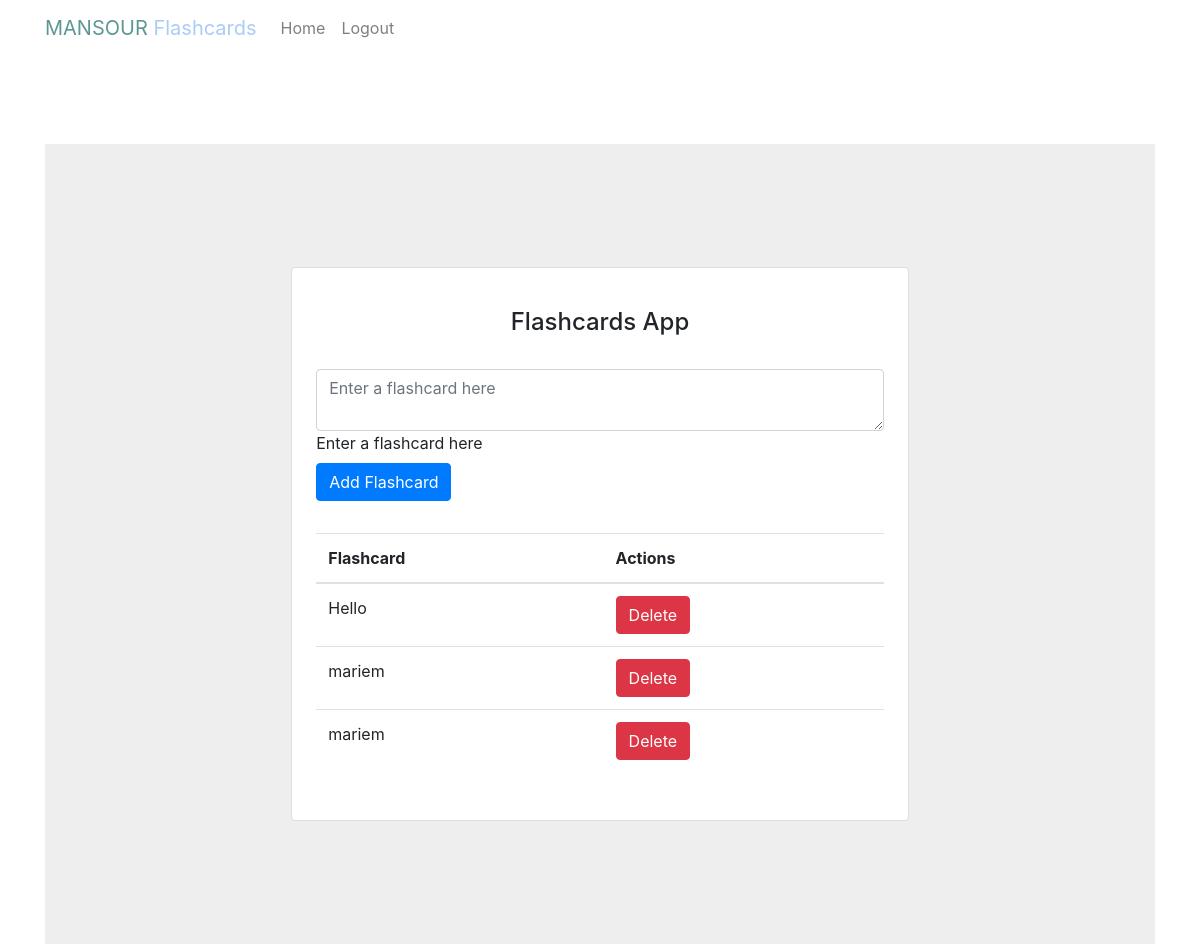
/ (signed in), run on an earlier commit of the app's database.
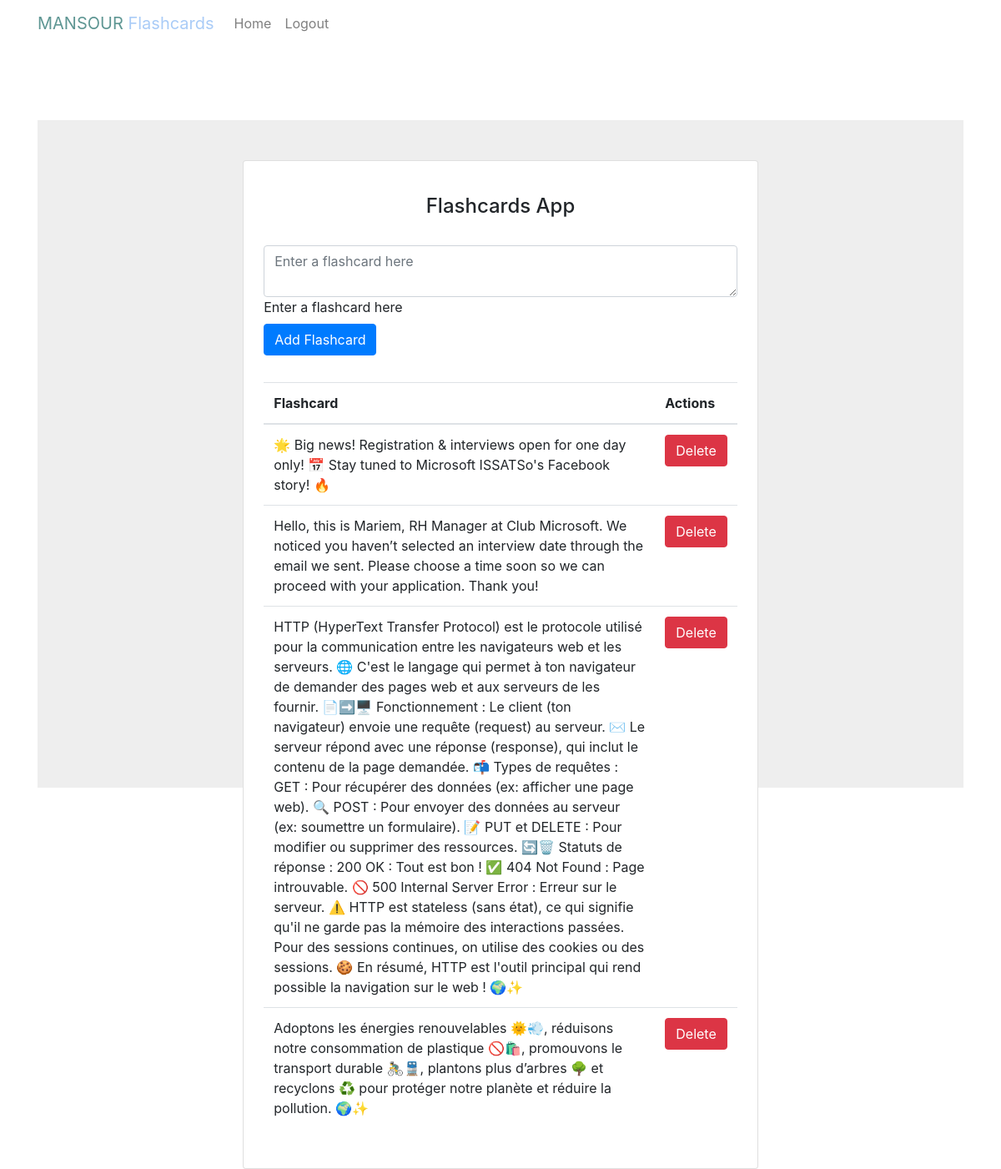
And on a later commit of the database.
### website/models.py (models this page shows)
class Flashcard(db.Model):
    id = db.Column(db.Integer, primary_key=True)
    data = db.Column(db.String(10000))
    date = db.Column(db.DateTime(timezone=True), default=func.now())
    user_id = db.Column(db.Integer, db.ForeignKey('user.id'))

### website/views.py (the view, shortened to what this page needs)
@views.route('/', methods=['GET', 'POST'])
@login_required
def home():
    return render_template("home.html", user=current_user)

### website/__init__.py (called while the page is built)
def create_app():
    app = Flask(__name__)
    app.config['SECRET_KEY'] = 'mariem'
    app.config['SQLALCHEMY_DATABASE_URI'] = f'sqlite:///{DB_NAME}'
    db.init_app(app)
    from .views import views
    from .auth import auth
    app.register_blueprint(views, url_prefix='/')
    app.register_blueprint(auth, url_prefix='/')
    from .models import User, Flashcard
    with app.app_context():
        db.create_all()
    login_manager = LoginManager()
    login_manager.login_view = 'auth.login'
    login_manager.init_app(app)
    @login_manager.user_loader
    def load_user(id):
        return User.query.get(int(id))
    return app

### website/templates/home.html (shortened to what this page needs)
{% extends "base.html" %}
{% block content %}
<section class="vh-100" style="background-color: #eee;">
  <div class="container py-5 h-100">
    <div class="row d-flex justify-content-center align-items-center h-100">
      <div class="col col-lg-9 col-xl-7">
        <div class="card rounded-3">
          <div class="card-body p-4">
            <h4 class="text-center my-3 pb-3">Flashcards App</h4>
            <form method="POST" class="row row-cols-lg-auto g-3 justify-content-center align-items-center mb-4 pb-2">
              <div class="col-12">
                <div data-mdb-input-init class="form-outline">
                  <textarea name="flashcard" id="flashcard" class="form-control" placeholder="Enter a flashcard here"></textarea>
                  <label class="form-label" for="flashcard">Enter a flashcard here</label>
                </div>
              </div>
              <div class="col-12">
                <button type="submit" class="btn btn-primary">Add Flashcard</button>
              </div>
            </form>
            <table class="table mb-4">
              <thead>
                <tr>
                  <th scope="col">Flashcard</th>
                  <th scope="col">Actions</th>
                </tr>
              </thead>
              <tbody>
                {% for  flashcard in user.flashcards %}
                <tr>
                  <td>{{ flashcard.data }}</td>
                  <td>
                    <button type="button" class="btn btn-danger" onClick="deleteFlashcard({{ flashcard.id }})">Delete</button>
                  </td>
                </tr>
                {% endfor %}
              </tbody>
            </table>
          </div>
        </div>
      </div>
    </div>
  </div>
</section>
{% endblock %}

### website/templates/base.html (shortened to what this page needs)
<!DOCTYPE html>
<html lang="en">
  <head>
    <link
      rel="stylesheet"
      href="https://stackpath.bootstrapcdn.com/bootstrap/4.4.1/css/bootstrap.min.css"
    />
    <link
      rel="stylesheet"
      href="https://stackpath.bootstrapcdn.com/font-awesome/4.7.0/css/font-awesome.min.css"
    />
  </head>
  <body>
    <header>
      <nav
        class="navbar navbar-expand-lg navbar-light fixed-top mask-custom shadow-0 navbar-scroll"
      >
        <div class="container">
          <a class="navbar-brand" href="/"
            ><span style="color: #5e9693">MANSOUR</span
            ><span style="color: #aaccf7"> Flashcards</span></a
          >
          <div class="collapse navbar-collapse" id="navbarSupportedContent">
            <ul class="navbar-nav me-auto">
              {% if user.is_authenticated %}
              <li class="nav-item">
                <a class="nav-link" href="/">Home</a>
              </li>
              <li class="nav-item">
                <a class="nav-link" href="/logout">Logout</a>
              </li>
              {% endif %}
            </ul>
          </div>
        </div>
      </nav>
    </header>
    <br />
    <br />
    <div class="container mt-5 pt-5">{% block content %} {% endblock %}</div>
  </body>
</html>

What changed in the data, as far as the page shows it:
removed Flashcard: data "Hello"
removed Flashcard: data "mariem"
removed Flashcard: data "mariem"
added Flashcard: data "🌟 Big news! Registration & interviews open for one day only! 📅 Stay tuned to Microsoft ISSATSo's Facebook story! 🔥"
added Flashcard: data "Hello, this is Mariem, RH Manager at Club Microsoft. We noticed you haven’t selected an interview date through the email we sent. Please choose a time soon so we can proceed with your application. Thank you!"
added Flashcard: data "HTTP (HyperText Transfer Protocol) est le protocole utilisé pour la communication entre les navigateurs web et les serveurs. 🌐 C'est le langage qui permet à ton navigateur de demander des pages web et aux serveurs de les fournir. 📄➡️🖥️ Fonctionnement : Le client (ton navigateur) envoie une requête (request) au serveur. ✉️ Le serveur répond avec une réponse (response), qui inclut le contenu de la page demandée. 📬 Types de requêtes : GET : Pour récupérer des données (ex: afficher une page web). 🔍 POST : Pour envoyer des données au serveur (ex: soumettre un formulaire). 📝 PUT et DELETE : Pour modifier ou supprimer des ressources. 🔄🗑️ Statuts de réponse : 200 OK : Tout est bon ! ✅ 404 Not Found…"
added Flashcard: data "Adoptons les énergies renouvelables 🌞💨, réduisons notre consommation de plastique 🚫🛍️, promouvons le transport durable 🚴‍♂️🚆, plantons plus d’arbres 🌳 et recyclons ♻️ pour protéger notre planète et réduire la pollution. 🌍✨"
